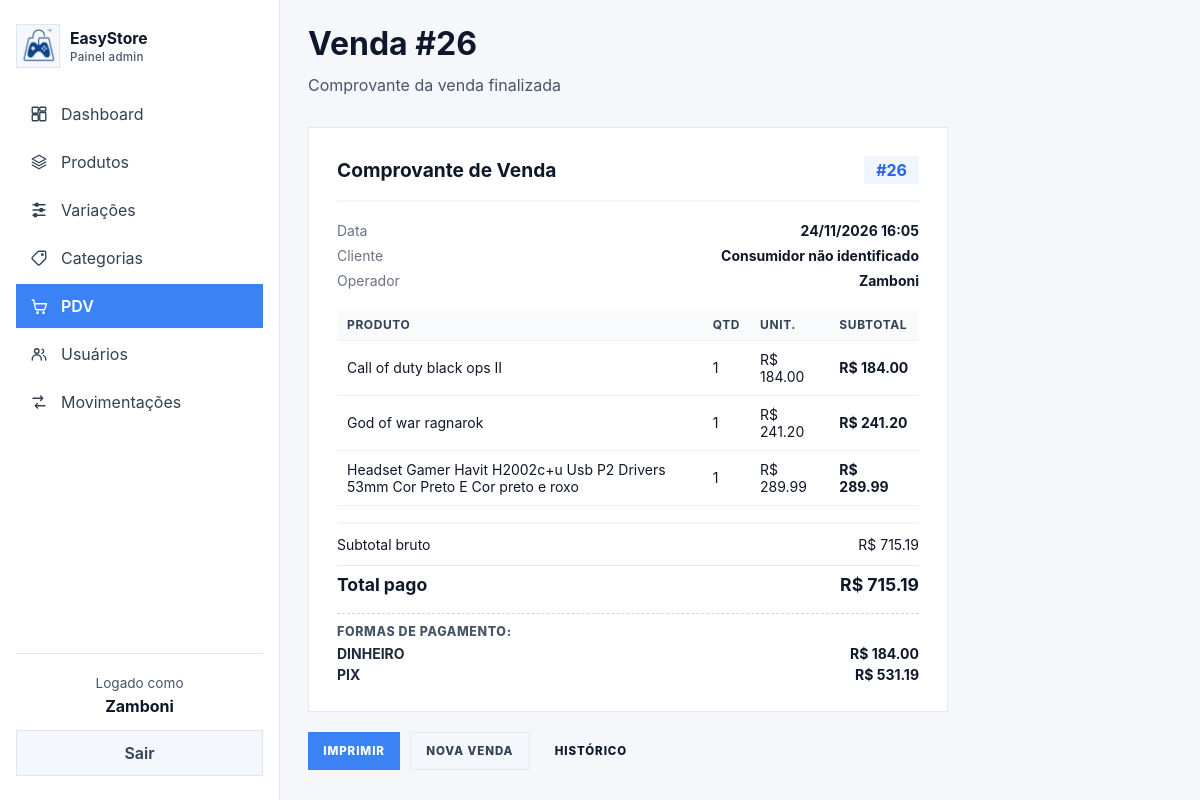
/pdv/venda/26 (signed in), run on the app's committed database.
### app/models/usuario.py (models this page shows)
class Usuario(Base):
    __tablename__ = "usuarios"
    id = Column(Integer, primary_key=True, autoincrement=True)
    nome = Column(String(167), nullable=False)
    email = Column(String(167), unique=True, index=True, nullable=False)
    senha_hash = Column(String(255), nullable=False)
    role = Column(String(20), nullable=False, default="operador")
    ativo = Column(Boolean, default=True)
    criado_em = Column(DateTime, server_default=func.now())
    xp_total = Column(Integer, nullable=False, default=0)
    nivel = Column(Integer, nullable=False, default=1)
    moedas_resgate = Column(Integer, nullable=False, default=0)
    cliente_perfil = relationship(
        "Cliente",
        back_populates="usuario",
        uselist=False,
    )

### app/models/venda.py (models this page shows, shortened)
class Venda(Base):
    __tablename__ = "vendas"
    id = Column(
        Integer,
        primary_key=True,
        index=True
    )
    cliente_id = Column(
        Integer,
        ForeignKey("clientes.id", ondelete="SET NULL"),
        nullable=True
    )
    usuario_id = Column(
        Integer,
        ForeignKey("usuarios.id", ondelete="SET NULL"),
        nullable=True
    )
    desconto_percentual = Column(
        Float,
        nullable=False,
        default=0.0
    )
    total_bruto = Column(
        Float,
        nullable=False,
        default=0.0
    )
    total_liquido = Column(
        Float,
        nullable=False,
        default=0.0
    )
    observacao = Column(
        String(255),
        nullable=True
    )
    criado_em = Column(
        DateTime,
        server_default=func.now()
    )
    chave_idempotencia = Column(
        String(64),
        nullable=True,
        unique=True,
        index=True,
    )
    cliente = relationship(
        "Cliente",
        back_populates="vendas"
    )
    usuario = relationship(
        "Usuario",
        backref="vendas"
    )
    itens = relationship(
        "ItemVenda",
        back_populates="venda",
        cascade="all, delete-orphan"
    )
    pagamentos = relationship(
        "Pagamento",
        back_populates="venda",
        cascade="all, delete-orphan"
    )

class ItemVenda(Base):
    __tablename__ = "itens_venda"
    id = Column(
        Integer,
        primary_key=True,
        index=True
    )
    venda_id = Column(
        Integer,
        ForeignKey("vendas.id", ondelete="CASCADE"),
        nullable=False
    )
    produto_id = Column(
        Integer,
        ForeignKey("produtos.id", ondelete="SET NULL"),
        nullable=True
    )
    produto_nome = Column(
        String(150),
        nullable=False
    )
    quantidade = Column(
        Integer,
        nullable=False
    )
    preco_unitario = Column(
        Float,
        nullable=False
    )
    venda = relationship(
        "Venda",
        back_populates="itens"
    )
    produto = relationship(
        "Produto",
        backref="itens_venda"
    )

### app/models/pagamento.py (models this page shows)
class Pagamento(Base):
    __tablename__ = "pagamentos"
    id = Column(Integer, primary_key=True, index=True)
    venda_id = Column(
        Integer,
        ForeignKey("vendas.id", ondelete="CASCADE"),
        nullable=False
    )
    forma = Column(String(30), nullable=False)
    valor = Column(Float, nullable=False)
    valor_recebido = Column(Float, nullable=True)
    troco = Column(Float, nullable=True)
    parcelado = Column(Boolean, nullable=False, default=False)
    numero_parcelas = Column(Integer, nullable=True, default=1)
    valor_parcela = Column(Float, nullable=True)
    venda = relationship(
        "Venda",
        back_populates="pagamentos"
    )
    parcelas_detalhe = relationship(
        "PagamentoParcela",
        back_populates="pagamento",
        cascade="all, delete-orphan",
        order_by="PagamentoParcela.numero",
    )

### app/controllers/pdv_controller.py (the view)
@router.get("/venda/{venda_id}")
def detalhe_venda(
    venda_id: int,
    request: Request,
    db: Session = Depends(get_db),
    usuario=Depends(get_admin_ou_operador)
):
    venda = (
        db.query(Venda)
        .filter(
            Venda.id == venda_id
        )
        .first()
    )
    if not venda:
        return RedirectResponse(
            url="/pdv",
            status_code=302
        )
    return templates.TemplateResponse(
        request,
        "admin/comprovante.html",
        {
            "request": request,
            "usuario": usuario,
            "venda": venda,
            "page_title":
                f"Venda #{venda.id}",
            "page_subtitle":
                "Comprovante da venda finalizada",
            "css_path":
                "css/vendas.css",
            "active": "pos",
        }
    )

### app/templates/admin/comprovante.html (shortened to what this page needs)
{% extends "admin/base.html" %}
{% block content %}
<div class="comprovante-wrapper">
  <div class="comprovante-card" id="comprovante-print">
    <div class="comprovante-header">
      <h2>Comprovante de Venda</h2>
      <span class="comprovante-id">#{{ venda.id }}</span>
    </div>
    <div class="comprovante-meta">
      <div class="meta-row">
        <span>Data</span>
        <strong>{{ venda.criado_em.strftime('%d/%m/%Y %H:%M') if venda.criado_em else '—' }}</strong>
      </div>
      <div class="meta-row">
        <span>Cliente</span>
        <strong>{{ venda.cliente.nome if venda.cliente else 'Consumidor não identificado' }}</strong>
      </div>
      <div class="meta-row">
        <span>Operador</span>
        <strong>{{ venda.usuario.nome if venda.usuario else '—' }}</strong>
      </div>
    </div>
    <table class="comprovante-table">
      <thead>
        <tr>
          <th>Produto</th>
          <th>Qtd</th>
          <th>Unit.</th>
          <th>Subtotal</th>
        </tr>
      </thead>
      <tbody>
        {% for item in venda.itens %}
        <tr>
          <td>{{ item.produto_nome }}</td>
          <td>{{ item.quantidade }}</td>
          <td>R$ {{ "%.2f"|format(item.preco_unitario) }}</td>
          <td><strong>R$ {{ "%.2f"|format(item.subtotal) }}</strong></td>
        </tr>
        {% endfor %}
      </tbody>
    </table>
    <div class="comprovante-totais">
      <div class="total-row">
        <span>Subtotal bruto</span>
        <span>R$ {{ "%.2f"|format(venda.total_bruto) }}</span>
      </div>
      <div class="total-row total-final">
        <span>Total pago</span>
        <strong>R$ {{ "%.2f"|format(venda.total_liquido) }}</strong>
      </div>
      {% if venda.pagamentos %}
      <div class="pagamentos-comprovante-box">
        <span class="pagamentos-comprovante-titulo">Formas de Pagamento:</span>
        {% for pag in venda.pagamentos %}
        <div class="total-row pagamento-detalhe-row">
          <span>{% if pag.forma == 'cartao_credito' %}Cartão de crédito{% else %}{{ pag.forma|upper }}{% endif %}</span>
          <strong>R$ {{ "%.2f"|format(pag.valor) }}</strong>
        </div>
        {% endfor %}
      </div>
      {% endif %}
    </div>
  </div>
  <div class="comprovante-actions no-print">
    <button onclick="window.print()" class="btn btn-primary">Imprimir</button>
    <a href="/pdv" class="btn btn-secondary">Nova venda</a>
    <a href="/pdv/historico" class="btn btn-outline">Histórico</a>
  </div>
</div>
{% endblock %}

### app/templates/admin/base.html (shortened to what this page needs)
<!DOCTYPE html>
<html lang="pt-br">
<head>
  <link rel="stylesheet" href="{{ request.url_for('static', path='css/admin.css') }}?v=5">
  <link rel="stylesheet" href="{{ request.url_for('static', path='css/confirm.css') }}?v=1">
  {% if css_path and css_path != 'css/admin.css' %}
  <link rel="stylesheet" href="{{ request.url_for('static', path=css_path) }}?v={{ '11' if css_path == 'css/pos.css' else '7' }}">
  {% endif %}
  <link rel="stylesheet" href="{{ request.url_for('static', path='css/admin-theme.css') }}?v=2">
  <link rel="stylesheet" href="{{ request.url_for('static', path='css/global-loading.css') }}?v=1">
</head>
<body>
  <div class="admin-layout">
    <aside class="sidebar">
      <a href="/" class="brand-block">
        <img src="{{ request.url_for('static', path='img/logo.png') }}" alt="EasyStore" class="brand-logo">
        <div>
          <strong>EasyStore</strong>
          <span>Painel admin</span>
        </div>
      </a>
      {% if usuario %}
        {% if usuario is mapping %}
          {% set role = usuario.get('role') %}
          {% set logged_name = usuario.get('nome', usuario.get('sub', 'Usuário')) %}
        {% else %}
          {% set role = usuario.role %}
          {% set logged_name = usuario.nome if usuario.nome else 'Usuário' %}
        {% endif %}
      {% else %}
        {% set role = None %}
        {% set logged_name = 'Usuário' %}
      {% endif %}
      <nav class="sidebar-nav">
        {% if role == 'admin' %}
        <a href="/admin" class="{% if active == 'home' %}active{% endif %}"><span class="nav-icon"></span><span class="nav-label">Dashboard</span></a>
        <a href="/produtos" class="{% if active == 'produtos' %}active{% endif %}"><span class="nav-icon"></span><span class="nav-label">Produtos</span></a>
        <a href="/produtos/variacoes" class="{% if active == 'variacoes' %}active{% endif %}"><span class="nav-icon"></span><span class="nav-label">Variações</span></a>
        <a href="/categorias" class="{% if active == 'categorias' %}active{% endif %}"><span class="nav-icon"></span><span class="nav-label">Categorias</span></a>
        <a href="/admin/pos" class="{% if active == 'pos' %}active{% endif %}"><span class="nav-icon"></span><span class="nav-label">PDV</span></a>
        <a href="/usuarios" class="{% if active == 'usuarios' %}active{% endif %}"><span class="nav-icon"></span><span class="nav-label">Usuários</span></a>
        <a href="/movimentacoes" class="{% if active == 'movimentacoes' %}active{% endif %}"><span class="nav-icon"></span><span class="nav-label">Movimentações</span></a>
        {% elif role == 'operador' %}
        <a href="/pdv" class="{% if active == 'pos' %}active{% endif %}"><span class="nav-icon"></span><span class="nav-label">Ponto de Venda</span></a>
        {% endif %}
      </nav>
      <div class="sidebar-footer">
        <div class="profile-card">
          <span>Logado como</span>
          <strong>{{ logged_name }}</strong>
        </div>
        <a href="/auth/logout" class="logout-btn">Sair</a>
      </div>
    </aside>
    <main class="admin-content">
      <header class="topbar">
        <div>
          <h1>{{ page_title }}</h1>
          {% if page_subtitle %}
          <p class="subtitle">{{ page_subtitle }}</p>
          {% endif %}
        </div>
      </header>
      <section class="page-body">
        {% block content %}{% endblock %}
      </section>
    </main>
  </div>
</body>
</html>

### app/static/css/admin.css (style rules this page uses)
:root { --bg: #edf2ff; --surface: #ffffff; --surface-soft: #f8fafc; --text: #102a43; --muted: #64748b; --primary: #2563eb; --primary-dark: #1d4ed8; --success: #16a34a; --warning: #f59e0b; --danger: #dc2626; --radius: 12px; --shadow: 0 12px 30px rgba(15, 23, 42, 0.08); --transition: 0.25s ease; --color-dark: #0262bd; --color-primary: #3fa1fc; }
* { box-sizing: border-box; margin: 0; padding: 0; }
html, body { min-height: 100%; background: var(--bg); color: var(--text); font-family: 'Poppins', sans-serif; }
body { overflow-x: hidden; }
a { color: inherit; text-decoration: none; }
button { cursor: pointer; font: inherit; }
.admin-layout { display: grid; grid-template-columns: 280px 1fr; min-height: 100vh; position: relative; }
.sidebar { background-color: #0e1f4d; display: flex; flex-direction: column; gap: 28px; padding: 24px 16px; position: sticky; top: 0; height: 100vh; overflow: auto; }
.brand-block { align-items: center; display: flex; gap: 12px; }
.brand-logo { background: #0e1f4d; border-radius: 10px; height: 56px; object-fit: contain; padding: 4px; width: 56px; flex-shrink: 0; }
.brand-block strong { background-color: var(--color-dark); background-clip: text; -webkit-background-clip: text; -webkit-text-fill-color: transparent; font-size: 1.1rem; font-weight: 700; line-height: 1.2; }
.brand-block span { color: #94a3b8; display: block; font-size: 0.8rem; font-weight: 500; margin-top: 2px; letter-spacing: 0.3px; }
.sidebar-nav { display: grid; gap: 10px; }
.sidebar-nav a { align-items: flex-start; border-radius: 16px; align-items: center; border-radius: 10px; color: #dbeafe; display: flex; gap: 2px; padding: 12px 16px; transition: background var(--transition), transform var(--transition); gap: 12px; padding: 14px 16px; transition: background var(--transition), transform var(--transition), color var(--transition); }
.sidebar-nav a:hover, .sidebar-nav a.active { background: rgba(255, 255, 255, 0.1); transform: translateX(2px); }
.sidebar-nav span { font-size: 1rem; width: 20px; }
.sidebar-footer { border-top: 1px solid rgba(255, 255, 255, 0.08); display: flex; flex-direction: column; gap: 18px; margin-top: auto; padding-top: 24px; }
.profile-card span { color: rgba(255, 255, 255, 0.72); font-size: 0.85rem; }
.profile-card strong { color: #ffffff; display: block; margin-top: 4px; }
.profile-card { text-align: center; }
.logout-btn { background: rgba(255, 255, 255, 0.12); border-radius: 10px; color: #f8fafc; font-weight: 600; padding: 12px 14px; text-align: center; transition: background var(--transition), transform var(--transition); }
.admin-content { padding: 24px 28px; }
.topbar { align-items: flex-start; display: flex; gap: 18px; justify-content: space-between; margin-bottom: 28px; }
.topbar h1 { font-size: 2rem; }
.subtitle { color: var(--muted); line-height: 1.6; margin-top: 10px; }
.page-body { display: grid; gap: 24px; }
.btn { align-items: center; border: none; border-radius: 10px; display: inline-flex; justify-content: center; padding: 14px 22px; transition: transform var(--transition), box-shadow var(--transition), opacity var(--transition); }
.btn-primary { background-color: var(--primary); box-shadow: 0 16px 40px rgba(37, 99, 235, 0.22); color: #ffffff; }
.btn-secondary { background: var(--surface); box-shadow: 0 12px 28px rgba(15, 23, 42, 0.08); color: var(--text); }

### app/static/css/global-loading.css (style rules this page uses)
:root { --loading-brand: #2563eb; --loading-brand-dark: #0f172a; --loading-overlay-light: rgba(248, 250, 252, 0.86); --loading-overlay-dark: rgba(15, 23, 42, 0.72); }

### data on the page
Usuario: nome "Zamboni", usuario "Zamboni"
Venda: id "26", criado_em "24/11/2026 16:05", total_bruto "715.19", total_liquido "715.19"
ItemVenda: produto_nome "Call of duty black ops II", quantidade "1", preco_unitario "184.00", subtotal "184.00"
ItemVenda: produto_nome "God of war ragnarok", quantidade "1", preco_unitario "241.20", subtotal "241.20"
ItemVenda: produto_nome "Headset Gamer Havit H2002c+u Usb P2 Drivers 53mm Cor Preto E Cor preto e roxo", quantidade "1", preco_unitario "289.99", subtotal "289.99"
Pagamento: forma "DINHEIRO", valor "184.00"
Pagamento: forma "PIX", valor "531.19"

### other printed values
{{ page_title }} "Venda #26"
{{ page_subtitle }} "Comprovante da venda finalizada"
{{ venda.cliente.nome if venda.cliente else 'Consumidor não identificado' }} "Consumidor não identificado"
